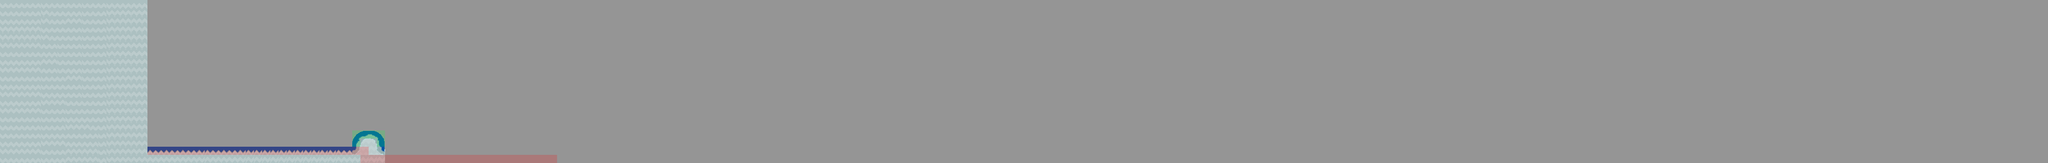

A level layout from a 2D game, rendered from its tile map. Below: a short description, then the map file with tile-grid data replaced by summaries:
An orthogonal 250x20 tile map with 16x16 px tiles, 5 tile layers (cav, water, bg, bgtwo, ...), 5 tilesets and 8 objects (star1, star2, star3, star4, star5, ...).

<map version="1.0" orientation="orthogonal" width="250" height="20" tilewidth="16" tileheight="16">
 <tileset firstgid="1" name="tiles" tilewidth="16" tileheight="16">
  <image source="leveltwotiles.png" width="400" height="400" />
 </tileset>
 <tileset firstgid="626" name="tilea1new" tilewidth="16" tileheight="16">
  <image source="watertiles.png" width="512" height="384" />
 </tileset>
 <tileset firstgid="1394" name="meta_tiles" tilewidth="16" tileheight="16" spacing="1" margin="1">
  <image source="meta_tiles.png" width="67" height="34" />
  <tile id="0">
   <properties>
    <property name="Stand" value="True" />
   </properties>
  </tile>
  <tile id="2">
   <properties>
    <property name="Win" value="True" />
   </properties>
  </tile>
  <tile id="3">
   <properties>
    <property name="Water" value="True" />
   </properties>
  </tile>
  <tile id="5">
   <properties>
    <property name="BlockRight" value="True" />
   </properties>
  </tile>
 </tileset>
 <tileset firstgid="1400" name="requireskey" tilewidth="16" tileheight="16" spacing="1" margin="1">
  <image source="requireskey.png" width="400" height="400" />
 </tileset>
 <tileset firstgid="1929" name="bgn" tilewidth="16" tileheight="16" spacing="1" margin="1">
  <image source="bgn.png" width="256" height="256" />
 </tileset>
 <layer name="cav" width="250" height="20">
  <data>[5000 cells, 5000 non-empty, 210 distinct tile ids]</data>
 </layer>
 <layer name="water" width="250" height="20">
  <data>[5000 cells, 0 non-empty, 0 distinct tile ids]</data>
 </layer>
 <layer name="bg" width="250" height="20">
  <data>[5000 cells, 3212 non-empty, 60 distinct tile ids]</data>
 </layer>
 <layer name="bgtwo" width="250" height="20">
  <data>[5000 cells, 160 non-empty, 16 distinct tile ids]</data>
 </layer>
 <layer name="block" width="250" height="20">
  <data>[5000 cells, 109 non-empty, 3 distinct tile ids]</data>
 </layer>
 <objectgroup name="Object" width="250" height="20" />
 <objectgroup name="starObjs" width="250" height="20">
  <object name="star1" x="336" y="256" />
  <object name="star2" x="400" y="256" />
  <object name="star3" x="464" y="256" />
  <object name="star4" x="528" y="256" />
  <object name="star5" x="576" y="256" />
  <object name="star6" x="560" y="208" />
  <object name="star7" x="640" y="240" />
  <object name="star8" x="656" y="272" />
 </objectgroup>
 <objectgroup name="moveObjs" width="250" height="20" />
</map>
